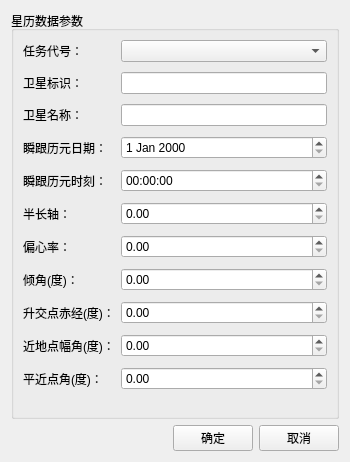
<?xml version="1.0" encoding="UTF-8"?>
<ui version="4.0">
 <class>AddEphemerisDataDialog</class>
 <widget class="QWidget" name="AddEphemerisDataDialog">
  <property name="geometry">
   <rect>
    <x>0</x>
    <y>0</y>
    <width>350</width>
    <height>462</height>
   </rect>
  </property>
  <property name="minimumSize">
   <size>
    <width>350</width>
    <height>460</height>
   </size>
  </property>
  <property name="windowTitle">
   <string>Form</string>
  </property>
  <layout class="QVBoxLayout" name="verticalLayout_2">
   <item>
    <widget class="QGroupBox" name="groupBox_2">
     <property name="title">
      <string>星历数据参数</string>
     </property>
     <layout class="QGridLayout" name="gridLayout_3">
      <property name="verticalSpacing">
       <number>10</number>
      </property>
      <item row="6" column="0">
       <widget class="QLabel" name="label_28">
        <property name="text">
         <string>偏心率：</string>
        </property>
       </widget>
      </item>
      <item row="10" column="0">
       <widget class="QLabel" name="label_29">
        <property name="text">
         <string>平近点角(度)：</string>
        </property>
       </widget>
      </item>
      <item row="8" column="0">
       <widget class="QLabel" name="label_30">
        <property name="text">
         <string>升交点赤经(度)：</string>
        </property>
       </widget>
      </item>
      <item row="7" column="0">
       <widget class="QLabel" name="label_31">
        <property name="text">
         <string>倾角(度)：</string>
        </property>
       </widget>
      </item>
      <item row="2" column="0">
       <widget class="QLabel" name="label_32">
        <property name="text">
         <string>卫星名称：</string>
        </property>
       </widget>
      </item>
      <item row="3" column="0">
       <widget class="QLabel" name="label_33">
        <property name="text">
         <string>瞬跟历元日期：</string>
        </property>
       </widget>
      </item>
      <item row="9" column="0">
       <widget class="QLabel" name="label_34">
        <property name="text">
         <string>近地点幅角(度)：</string>
        </property>
       </widget>
      </item>
      <item row="5" column="0">
       <widget class="QLabel" name="label_35">
        <property name="text">
         <string>半长轴：</string>
        </property>
       </widget>
      </item>
      <item row="0" column="0">
       <widget class="QLabel" name="label_36">
        <property name="text">
         <string>任务代号：</string>
        </property>
       </widget>
      </item>
      <item row="1" column="1">
       <widget class="QLineEdit" name="satelliteIdentification"/>
      </item>
      <item row="2" column="1">
       <widget class="QLineEdit" name="satelliteName"/>
      </item>
      <item row="1" column="0">
       <widget class="QLabel" name="label_37">
        <property name="text">
         <string>卫星标识：</string>
        </property>
       </widget>
      </item>
      <item row="4" column="0">
       <widget class="QLabel" name="label_38">
        <property name="text">
         <string>瞬跟历元时刻：</string>
        </property>
       </widget>
      </item>
      <item row="11" column="0" colspan="2">
       <spacer name="verticalSpacer_2">
        <property name="orientation">
         <enum>Qt::Vertical</enum>
        </property>
        <property name="sizeHint" stdset="0">
         <size>
          <width>20</width>
          <height>40</height>
         </size>
        </property>
       </spacer>
      </item>
      <item row="0" column="1">
       <widget class="QComboBox" name="satellitCode"/>
      </item>
      <item row="3" column="1">
       <widget class="QDateEdit" name="dateOfEpoch"/>
      </item>
      <item row="4" column="1">
       <widget class="QTimeEdit" name="timeOfEpoch"/>
      </item>
      <item row="5" column="1">
       <widget class="QDoubleSpinBox" name="semimajorAxis"/>
      </item>
      <item row="6" column="1">
       <widget class="QDoubleSpinBox" name="eccentricity"/>
      </item>
      <item row="7" column="1">
       <widget class="QDoubleSpinBox" name="dipAngle"/>
      </item>
      <item row="8" column="1">
       <widget class="QDoubleSpinBox" name="rightAscension"/>
      </item>
      <item row="9" column="1">
       <widget class="QDoubleSpinBox" name="argumentOfPerigee"/>
      </item>
      <item row="10" column="1">
       <widget class="QDoubleSpinBox" name="meanAnomaly"/>
      </item>
     </layout>
    </widget>
   </item>
   <item>
    <layout class="QHBoxLayout" name="horizontalLayout">
     <item>
      <spacer name="horizontalSpacer">
       <property name="orientation">
        <enum>Qt::Horizontal</enum>
       </property>
       <property name="sizeHint" stdset="0">
        <size>
         <width>40</width>
         <height>20</height>
        </size>
       </property>
      </spacer>
     </item>
     <item>
      <widget class="QPushButton" name="confirmBtn">
       <property name="text">
        <string>确定</string>
       </property>
      </widget>
     </item>
     <item>
      <widget class="QPushButton" name="cancelBtn">
       <property name="text">
        <string>取消</string>
       </property>
      </widget>
     </item>
    </layout>
   </item>
  </layout>
 </widget>
 <resources/>
 <connections/>
</ui>
